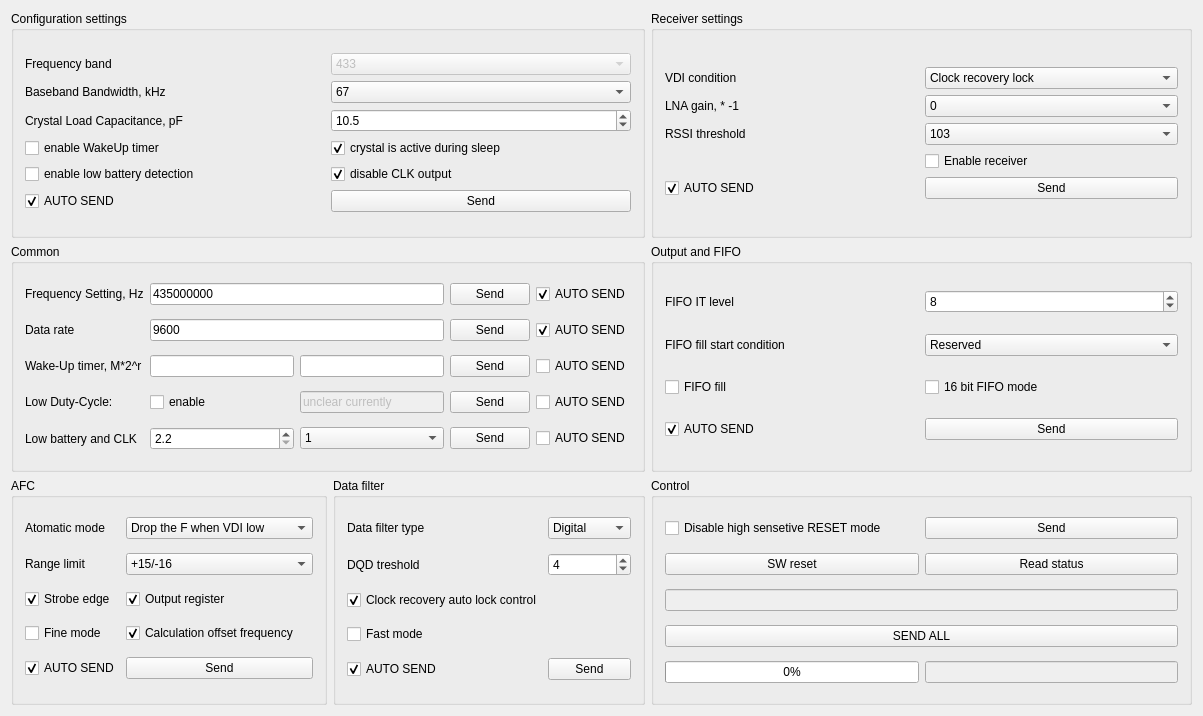
<?xml version="1.0" encoding="UTF-8"?>
<ui version="4.0">
 <class>ReceiverControlPanel</class>
 <widget class="QWidget" name="ReceiverControlPanel">
  <property name="geometry">
   <rect>
    <x>0</x>
    <y>0</y>
    <width>1203</width>
    <height>716</height>
   </rect>
  </property>
  <property name="windowTitle">
   <string>Main</string>
  </property>
  <layout class="QGridLayout" name="gridLayout">
   <item row="2" column="1">
    <widget class="QGroupBox" name="groupBox_6">
     <property name="title">
      <string>Data filter</string>
     </property>
     <layout class="QGridLayout" name="gridLayout_9">
      <item row="1" column="0">
       <widget class="QLabel" name="label_11">
        <property name="text">
         <string>DQD treshold</string>
        </property>
       </widget>
      </item>
      <item row="0" column="0">
       <widget class="QLabel" name="label_12">
        <property name="text">
         <string>Data filter type</string>
        </property>
       </widget>
      </item>
      <item row="2" column="0">
       <widget class="QCheckBox" name="checkBox_clock_recovery_auto_lock">
        <property name="text">
         <string>Clock recovery auto lock control</string>
        </property>
        <property name="checked">
         <bool>true</bool>
        </property>
       </widget>
      </item>
      <item row="0" column="1">
       <widget class="QComboBox" name="comboBox_filter_type">
        <property name="currentIndex">
         <number>1</number>
        </property>
        <item>
         <property name="text">
          <string>OOK</string>
         </property>
        </item>
        <item>
         <property name="text">
          <string>Digital</string>
         </property>
        </item>
        <item>
         <property name="text">
          <string>Analogue</string>
         </property>
        </item>
       </widget>
      </item>
      <item row="3" column="0">
       <widget class="QCheckBox" name="checkBox_fast_mode">
        <property name="text">
         <string>Fast mode</string>
        </property>
       </widget>
      </item>
      <item row="4" column="0">
       <widget class="QCheckBox" name="checkBox_a_data_filter">
        <property name="text">
         <string>AUTO SEND</string>
        </property>
        <property name="checked">
         <bool>true</bool>
        </property>
       </widget>
      </item>
      <item row="4" column="1">
       <widget class="QPushButton" name="pushButton_data_filter">
        <property name="text">
         <string>Send</string>
        </property>
       </widget>
      </item>
      <item row="1" column="1">
       <widget class="QSpinBox" name="int_dqd_treshold">
        <property name="maximum">
         <number>7</number>
        </property>
        <property name="value">
         <number>4</number>
        </property>
       </widget>
      </item>
     </layout>
    </widget>
   </item>
   <item row="2" column="0">
    <widget class="QGroupBox" name="groupBox_5">
     <property name="title">
      <string>AFC</string>
     </property>
     <layout class="QGridLayout" name="gridLayout_8">
      <item row="2" column="0">
       <widget class="QCheckBox" name="checkBox_strobe_edge">
        <property name="text">
         <string>Strobe edge</string>
        </property>
        <property name="checked">
         <bool>true</bool>
        </property>
       </widget>
      </item>
      <item row="1" column="0">
       <widget class="QLabel" name="label_10">
        <property name="text">
         <string>Range limit</string>
        </property>
       </widget>
      </item>
      <item row="0" column="1">
       <widget class="QComboBox" name="comboBox_afc_mode">
        <property name="currentIndex">
         <number>2</number>
        </property>
        <item>
         <property name="text">
          <string>off</string>
         </property>
        </item>
        <item>
         <property name="text">
          <string>Once</string>
         </property>
        </item>
        <item>
         <property name="text">
          <string>Drop the F when VDI low</string>
         </property>
        </item>
        <item>
         <property name="text">
          <string>Keep independenly from VDI</string>
         </property>
        </item>
       </widget>
      </item>
      <item row="1" column="1">
       <widget class="QComboBox" name="comboBox_afc_range_lim">
        <property name="currentIndex">
         <number>1</number>
        </property>
        <item>
         <property name="text">
          <string>off</string>
         </property>
        </item>
        <item>
         <property name="text">
          <string>+15/-16</string>
         </property>
        </item>
        <item>
         <property name="text">
          <string>+7/-8</string>
         </property>
        </item>
        <item>
         <property name="text">
          <string>+3/-4</string>
         </property>
        </item>
       </widget>
      </item>
      <item row="3" column="0">
       <widget class="QCheckBox" name="checkBox_fine_mode">
        <property name="text">
         <string>Fine mode</string>
        </property>
       </widget>
      </item>
      <item row="2" column="1">
       <widget class="QCheckBox" name="checkBox_output_reg">
        <property name="text">
         <string>Output register</string>
        </property>
        <property name="checked">
         <bool>true</bool>
        </property>
       </widget>
      </item>
      <item row="0" column="0">
       <widget class="QLabel" name="label_9">
        <property name="text">
         <string>Atomatic mode</string>
        </property>
       </widget>
      </item>
      <item row="3" column="1">
       <widget class="QCheckBox" name="checkBox_calculation_offset">
        <property name="text">
         <string>Calculation offset frequency</string>
        </property>
        <property name="checked">
         <bool>true</bool>
        </property>
       </widget>
      </item>
      <item row="4" column="0">
       <widget class="QCheckBox" name="checkBox_a_AFC">
        <property name="text">
         <string>AUTO SEND</string>
        </property>
        <property name="checked">
         <bool>true</bool>
        </property>
       </widget>
      </item>
      <item row="4" column="1">
       <widget class="QPushButton" name="pushButton_AFC">
        <property name="text">
         <string>Send</string>
        </property>
       </widget>
      </item>
     </layout>
    </widget>
   </item>
   <item row="1" column="0" colspan="2">
    <widget class="QGroupBox" name="groupBox_4">
     <property name="title">
      <string>Common</string>
     </property>
     <layout class="QGridLayout" name="gridLayout_4">
      <item row="0" column="1" colspan="2">
       <widget class="QLineEdit" name="lineEdit_frequency">
        <property name="text">
         <string>435000000</string>
        </property>
        <property name="maxLength">
         <number>9</number>
        </property>
       </widget>
      </item>
      <item row="4" column="4">
       <widget class="QCheckBox" name="checkBox_a_low_bat_clk_rate">
        <property name="text">
         <string>AUTO SEND</string>
        </property>
       </widget>
      </item>
      <item row="3" column="1">
       <widget class="QCheckBox" name="checkBox_en_lowDuty">
        <property name="text">
         <string>enable</string>
        </property>
       </widget>
      </item>
      <item row="0" column="4">
       <widget class="QCheckBox" name="checkBox_a_frequency">
        <property name="text">
         <string>AUTO SEND</string>
        </property>
        <property name="checked">
         <bool>true</bool>
        </property>
       </widget>
      </item>
      <item row="3" column="3">
       <widget class="QPushButton" name="pushButton_low_duty">
        <property name="text">
         <string>Send</string>
        </property>
       </widget>
      </item>
      <item row="0" column="0">
       <widget class="QLabel" name="label_8">
        <property name="text">
         <string>Frequency Setting, Hz</string>
        </property>
       </widget>
      </item>
      <item row="4" column="1">
       <widget class="QDoubleSpinBox" name="double_battery_threshold">
        <property name="decimals">
         <number>1</number>
        </property>
        <property name="minimum">
         <double>2.200000000000000</double>
        </property>
        <property name="maximum">
         <double>5.300000000000000</double>
        </property>
        <property name="singleStep">
         <double>0.100000000000000</double>
        </property>
       </widget>
      </item>
      <item row="4" column="3">
       <widget class="QPushButton" name="pushButton_bat_and_clk_rate">
        <property name="text">
         <string>Send</string>
        </property>
       </widget>
      </item>
      <item row="3" column="2">
       <widget class="QLineEdit" name="lineEdit_lowDutyCycle">
        <property name="enabled">
         <bool>false</bool>
        </property>
        <property name="text">
         <string>unclear currently</string>
        </property>
       </widget>
      </item>
      <item row="4" column="2">
       <widget class="QComboBox" name="comboBox_CLK_out">
        <item>
         <property name="text">
          <string>1</string>
         </property>
        </item>
        <item>
         <property name="text">
          <string>1.25</string>
         </property>
        </item>
        <item>
         <property name="text">
          <string>1.66</string>
         </property>
        </item>
        <item>
         <property name="text">
          <string>2</string>
         </property>
        </item>
        <item>
         <property name="text">
          <string>2.5</string>
         </property>
        </item>
        <item>
         <property name="text">
          <string>3.33</string>
         </property>
        </item>
        <item>
         <property name="text">
          <string>5</string>
         </property>
        </item>
        <item>
         <property name="text">
          <string>10</string>
         </property>
        </item>
       </widget>
      </item>
      <item row="1" column="0">
       <widget class="QLabel" name="label_15">
        <property name="text">
         <string>Data rate</string>
        </property>
       </widget>
      </item>
      <item row="3" column="4">
       <widget class="QCheckBox" name="checkBox_a_LowDuty">
        <property name="text">
         <string>AUTO SEND</string>
        </property>
       </widget>
      </item>
      <item row="1" column="4">
       <widget class="QCheckBox" name="checkBox_a_data_rate">
        <property name="text">
         <string>AUTO SEND</string>
        </property>
        <property name="checked">
         <bool>true</bool>
        </property>
       </widget>
      </item>
      <item row="2" column="0">
       <widget class="QLabel" name="label_16">
        <property name="text">
         <string>Wake-Up timer, M*2^r</string>
        </property>
       </widget>
      </item>
      <item row="1" column="3">
       <widget class="QPushButton" name="pushButton_data_rate">
        <property name="text">
         <string>Send</string>
        </property>
       </widget>
      </item>
      <item row="2" column="4">
       <widget class="QCheckBox" name="checkBox_a_wakeUp">
        <property name="text">
         <string>AUTO SEND</string>
        </property>
       </widget>
      </item>
      <item row="2" column="3">
       <widget class="QPushButton" name="pushButton_wakeUp">
        <property name="text">
         <string>Send</string>
        </property>
       </widget>
      </item>
      <item row="3" column="0">
       <widget class="QLabel" name="label_17">
        <property name="text">
         <string>Low Duty-Cycle:</string>
        </property>
       </widget>
      </item>
      <item row="1" column="1" colspan="2">
       <widget class="QLineEdit" name="lineEdit_data_rate">
        <property name="text">
         <string>9600</string>
        </property>
       </widget>
      </item>
      <item row="4" column="0">
       <widget class="QLabel" name="label_18">
        <property name="text">
         <string>Low battery and CLK</string>
        </property>
       </widget>
      </item>
      <item row="2" column="2">
       <widget class="QLineEdit" name="lineEdit_wakeUp_R"/>
      </item>
      <item row="0" column="3">
       <widget class="QPushButton" name="pushButton_frequency">
        <property name="text">
         <string>Send</string>
        </property>
       </widget>
      </item>
      <item row="2" column="1">
       <widget class="QLineEdit" name="lineEdit_wakeUp_M"/>
      </item>
     </layout>
    </widget>
   </item>
   <item row="1" column="2">
    <widget class="QGroupBox" name="groupBox_7">
     <property name="title">
      <string>Output and FIFO </string>
     </property>
     <layout class="QGridLayout" name="gridLayout_10">
      <item row="1" column="0">
       <widget class="QLabel" name="label_14">
        <property name="text">
         <string>FIFO fill start condition</string>
        </property>
       </widget>
      </item>
      <item row="0" column="0">
       <widget class="QLabel" name="label_13">
        <property name="text">
         <string>FIFO IT level</string>
        </property>
       </widget>
      </item>
      <item row="3" column="0">
       <widget class="QCheckBox" name="checkBox_a_fifo">
        <property name="text">
         <string>AUTO SEND</string>
        </property>
        <property name="checked">
         <bool>true</bool>
        </property>
       </widget>
      </item>
      <item row="0" column="1">
       <widget class="QSpinBox" name="int_fifo_IT_level">
        <property name="maximum">
         <number>15</number>
        </property>
        <property name="value">
         <number>8</number>
        </property>
       </widget>
      </item>
      <item row="3" column="1">
       <widget class="QPushButton" name="pushButton_fifo">
        <property name="text">
         <string>Send</string>
        </property>
       </widget>
      </item>
      <item row="1" column="1">
       <widget class="QComboBox" name="comboBox_fill_condition">
        <property name="currentIndex">
         <number>2</number>
        </property>
        <item>
         <property name="text">
          <string>VDI</string>
         </property>
        </item>
        <item>
         <property name="text">
          <string>Sync Word</string>
         </property>
        </item>
        <item>
         <property name="text">
          <string>Reserved</string>
         </property>
        </item>
        <item>
         <property name="text">
          <string>Always</string>
         </property>
        </item>
       </widget>
      </item>
      <item row="2" column="0">
       <widget class="QCheckBox" name="checkBox_fifo_fill">
        <property name="text">
         <string>FIFO fill</string>
        </property>
       </widget>
      </item>
      <item row="2" column="1">
       <widget class="QCheckBox" name="checkBox_fifo_16">
        <property name="text">
         <string>16 bit FIFO mode</string>
        </property>
       </widget>
      </item>
     </layout>
    </widget>
   </item>
   <item row="0" column="2">
    <widget class="QGroupBox" name="groupBox_3">
     <property name="title">
      <string>Receiver settings</string>
     </property>
     <layout class="QGridLayout" name="gridLayout_7">
      <item row="0" column="0">
       <layout class="QGridLayout" name="gridLayout_6">
        <item row="1" column="1">
         <widget class="QLabel" name="label_6">
          <property name="text">
           <string>LNA gain, * -1</string>
          </property>
         </widget>
        </item>
        <item row="4" column="2">
         <widget class="QPushButton" name="pushButton_receiver_settings">
          <property name="text">
           <string>Send</string>
          </property>
         </widget>
        </item>
        <item row="1" column="2">
         <widget class="QComboBox" name="comboBox_LNA_gain">
          <item>
           <property name="text">
            <string>0</string>
           </property>
          </item>
          <item>
           <property name="text">
            <string>14</string>
           </property>
          </item>
          <item>
           <property name="text">
            <string>6</string>
           </property>
          </item>
          <item>
           <property name="text">
            <string>20</string>
           </property>
          </item>
         </widget>
        </item>
        <item row="2" column="2">
         <widget class="QComboBox" name="comboBox_RSSI_threshold">
          <item>
           <property name="text">
            <string>103</string>
           </property>
          </item>
          <item>
           <property name="text">
            <string>97</string>
           </property>
          </item>
          <item>
           <property name="text">
            <string>91</string>
           </property>
          </item>
          <item>
           <property name="text">
            <string>85</string>
           </property>
          </item>
          <item>
           <property name="text">
            <string>79</string>
           </property>
          </item>
          <item>
           <property name="text">
            <string>73</string>
           </property>
          </item>
         </widget>
        </item>
        <item row="0" column="2">
         <widget class="QComboBox" name="comboBox_VDI_cond">
          <property name="currentIndex">
           <number>2</number>
          </property>
          <item>
           <property name="text">
            <string>Digitial RSSI Out (DRSSI)</string>
           </property>
          </item>
          <item>
           <property name="text">
            <string>Data Quality Detector (DQD)</string>
           </property>
          </item>
          <item>
           <property name="text">
            <string>Clock recovery lock</string>
           </property>
          </item>
          <item>
           <property name="text">
            <string>DRSSI &amp;&amp; DQD</string>
           </property>
          </item>
         </widget>
        </item>
        <item row="4" column="1">
         <widget class="QCheckBox" name="checkBox_a_Receiver_setings">
          <property name="text">
           <string>AUTO SEND</string>
          </property>
          <property name="checked">
           <bool>true</bool>
          </property>
         </widget>
        </item>
        <item row="2" column="1">
         <widget class="QLabel" name="label_5">
          <property name="text">
           <string>RSSI threshold</string>
          </property>
         </widget>
        </item>
        <item row="0" column="1">
         <widget class="QLabel" name="label_7">
          <property name="text">
           <string>VDI condition </string>
          </property>
         </widget>
        </item>
        <item row="3" column="2">
         <widget class="QCheckBox" name="checkBox_en_receiver">
          <property name="text">
           <string>Enable receiver</string>
          </property>
         </widget>
        </item>
       </layout>
      </item>
     </layout>
    </widget>
   </item>
   <item row="0" column="0" colspan="2">
    <widget class="QGroupBox" name="groupBox_2">
     <property name="title">
      <string>Configuration settings</string>
     </property>
     <layout class="QGridLayout" name="gridLayout_5">
      <item row="0" column="0">
       <layout class="QGridLayout" name="gridLayout_3">
        <item row="0" column="1">
         <widget class="QLabel" name="label_2">
          <property name="text">
           <string>Frequency band</string>
          </property>
         </widget>
        </item>
        <item row="2" column="1">
         <widget class="QLabel" name="label_4">
          <property name="text">
           <string>Baseband Bandwidth, kHz</string>
          </property>
         </widget>
        </item>
        <item row="5" column="1">
         <widget class="QCheckBox" name="checkBox_en_low_bat">
          <property name="text">
           <string>enable low battery detection</string>
          </property>
         </widget>
        </item>
        <item row="4" column="1">
         <widget class="QCheckBox" name="checkBox_en_wakeUp">
          <property name="text">
           <string>enable WakeUp timer</string>
          </property>
         </widget>
        </item>
        <item row="4" column="2">
         <widget class="QCheckBox" name="checkBox_en_active_sleep">
          <property name="text">
           <string>crystal is active during sleep</string>
          </property>
          <property name="checked">
           <bool>true</bool>
          </property>
         </widget>
        </item>
        <item row="0" column="2">
         <widget class="QComboBox" name="comboBox_frequency_band">
          <property name="enabled">
           <bool>false</bool>
          </property>
          <property name="editable">
           <bool>false</bool>
          </property>
          <property name="currentText">
           <string>433</string>
          </property>
          <property name="currentIndex">
           <number>1</number>
          </property>
          <item>
           <property name="text">
            <string>315</string>
           </property>
          </item>
          <item>
           <property name="text">
            <string>433</string>
           </property>
          </item>
          <item>
           <property name="text">
            <string>868</string>
           </property>
          </item>
          <item>
           <property name="text">
            <string>915</string>
           </property>
          </item>
         </widget>
        </item>
        <item row="5" column="2">
         <widget class="QCheckBox" name="checkBox_disable_CLK">
          <property name="text">
           <string>disable CLK output</string>
          </property>
          <property name="checked">
           <bool>true</bool>
          </property>
         </widget>
        </item>
        <item row="3" column="1">
         <widget class="QLabel" name="label_3">
          <property name="text">
           <string>Crystal Load Capacitance, pF</string>
          </property>
         </widget>
        </item>
        <item row="6" column="2">
         <widget class="QPushButton" name="pushButton_Configuration">
          <property name="text">
           <string>Send</string>
          </property>
         </widget>
        </item>
        <item row="6" column="1">
         <widget class="QCheckBox" name="checkBox_a_Configuration">
          <property name="text">
           <string>AUTO SEND</string>
          </property>
          <property name="checked">
           <bool>true</bool>
          </property>
         </widget>
        </item>
        <item row="2" column="2">
         <widget class="QComboBox" name="comboBox_bandwidth">
          <item>
           <property name="text">
            <string>67</string>
           </property>
          </item>
          <item>
           <property name="text">
            <string>134</string>
           </property>
          </item>
          <item>
           <property name="text">
            <string>200</string>
           </property>
          </item>
          <item>
           <property name="text">
            <string>270</string>
           </property>
          </item>
          <item>
           <property name="text">
            <string>340</string>
           </property>
          </item>
          <item>
           <property name="text">
            <string>400</string>
           </property>
          </item>
         </widget>
        </item>
        <item row="3" column="2">
         <widget class="QDoubleSpinBox" name="double_capacitance">
          <property name="decimals">
           <number>1</number>
          </property>
          <property name="minimum">
           <double>8.500000000000000</double>
          </property>
          <property name="maximum">
           <double>16.000000000000000</double>
          </property>
          <property name="singleStep">
           <double>0.500000000000000</double>
          </property>
          <property name="value">
           <double>10.500000000000000</double>
          </property>
         </widget>
        </item>
       </layout>
      </item>
     </layout>
    </widget>
   </item>
   <item row="2" column="2">
    <widget class="QGroupBox" name="groupBox_8">
     <property name="title">
      <string>Control</string>
     </property>
     <layout class="QGridLayout" name="gridLayout_11">
      <item row="2" column="0">
       <widget class="QPushButton" name="pushButton_SW_reset">
        <property name="text">
         <string>SW reset</string>
        </property>
       </widget>
      </item>
      <item row="1" column="0">
       <widget class="QCheckBox" name="checkBox_dis_sensetive_reset">
        <property name="text">
         <string>Disable high sensetive RESET mode</string>
        </property>
       </widget>
      </item>
      <item row="1" column="1">
       <widget class="QPushButton" name="pushButton_reset_mode">
        <property name="text">
         <string>Send</string>
        </property>
       </widget>
      </item>
      <item row="2" column="1">
       <widget class="QPushButton" name="pushButton_read_status">
        <property name="text">
         <string>Read status</string>
        </property>
       </widget>
      </item>
      <item row="4" column="0" colspan="2">
       <widget class="QLineEdit" name="lineEdit_status">
        <property name="enabled">
         <bool>false</bool>
        </property>
       </widget>
      </item>
      <item row="5" column="0" colspan="2">
       <widget class="QPushButton" name="pushButton_send_all">
        <property name="text">
         <string>SEND ALL</string>
        </property>
       </widget>
      </item>
      <item row="6" column="0">
       <widget class="QProgressBar" name="progressBar">
        <property name="value">
         <number>0</number>
        </property>
       </widget>
      </item>
      <item row="6" column="1">
       <widget class="QLineEdit" name="lineEdit_received_data">
        <property name="enabled">
         <bool>false</bool>
        </property>
       </widget>
      </item>
     </layout>
    </widget>
   </item>
  </layout>
 </widget>
 <layoutdefault spacing="6" margin="11"/>
 <resources/>
 <connections/>
</ui>
